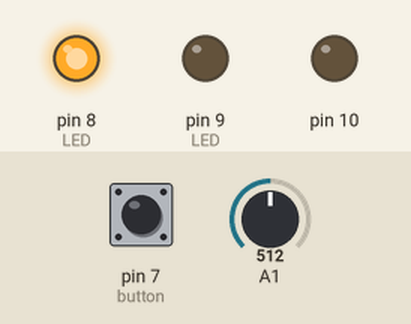
Recording of a sketch running on a simulated Arduino Uno, built with avr-gcc and run on an emulated ATmega328P. Shown: output pins drawn as LEDs (lit = HIGH). The inputs (shaded band) are chosen by the test bench; at power-on: A1 = 512, pin 7 (button) HIGH.

Above: at 0.8 s.
0.9 s: A1 set to 208
2.4 s: A1 set to 188
At 3.2 s:
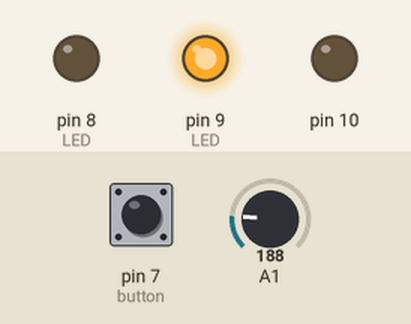
3.9 s: pin 7 (button) pulled LOW for 0.15 s
At 3.97 s:
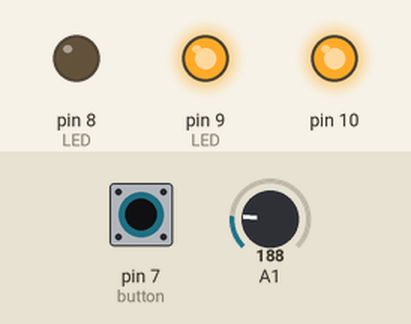
5.5 s: A1 set to 0
At 6.7 s:
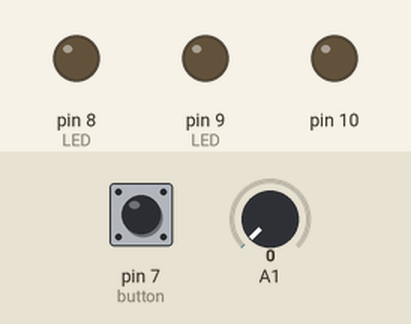
7.0 s: pin 7 (button) pulled LOW for 1 s
At 7.8 s:
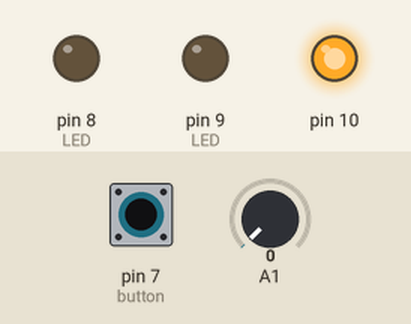
9.5 s: pin 7 (button) pulled LOW for 3.2 s
At 13.4 s:
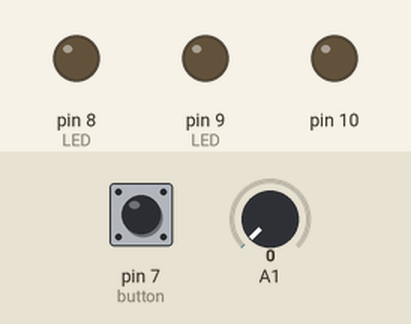
Timing chart, 0 to 14.9 s (numbered marks = the images above; inputs shaded):
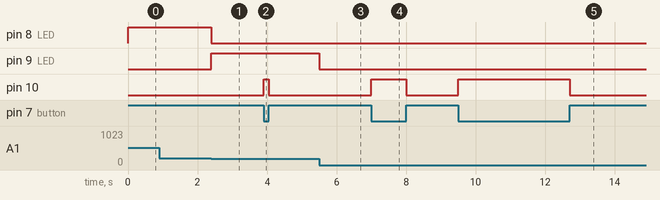

Measured:
- the behaviour switches between 200 and 199 on A1 (found by bisection; images 0 and 1)
- after the input at 0.9 s, every drawn part: stays the same
- after the input at 2.4 s, pin 8 (LED): HIGH → LOW at once; pin 9 (LED): LOW → HIGH at once
- after the input at 3.9 s, pin 10: LOW → HIGH at once, → LOW 0.15 s later
- after the input at 5.5 s, pin 9 (LED): HIGH → LOW at once
- after the input at 7.0 s, pin 10: LOW → HIGH at once, → LOW 1.0 s later
- after the input at 9.5 s, pin 10: LOW → HIGH at once, → LOW 3.2 s later

The sketch:

UARTprojfinal.ino
```cpp
#include <avr/io.h> // Importing libraries
#include <util/delay.h>
#include "adc.h"

void init();

int main(void){
  init();     //  Calling void init function

  while (1)  //   loop
  {
      int pushb = PIND & (1 << 7) ;   // Initializing push button to assigned pin

     if(pushb)       // Push button if statement
     {
       PORTB = PORTB & ~(1 << 2);
     }
     else
     {
       PORTB = PORTB | (1 << 2);
     }


    unsigned short a = Adc_ReadChannel(1);   // Potentiometer values in a

    if( a == 0)     // Potentiometer if statement
    {

      PORTB = PORTB & ~(1 << 0);    // LED OFF
      PORTB = PORTB & ~(1 << 1);    //LED OFF
    }
    else if (a < 200)  //
    {
      PORTB = PORTB | (1 << 1);    // LED ON
      PORTB = PORTB & ~(1 << 0);  // LED OFF
    }

    else
    {
       PORTB = PORTB | (1 << 0);    // LED OFF
      PORTB = PORTB & ~(1 << 1);   // LED ON
    }

  }
return 0;
}

void init(){
  DDRC = 0x00;
  DDRB = DDRB | (1 << 0);
  DDRB = DDRB | (1 << 1);
  DDRB = DDRB | (1 << 2);
  DDRD = DDRD & !(1 << 7);
  PORTD = PORTD |(1 << 7);

  adc_Init(); //initialize ADC module with default settings
}
```

adc.h
```cpp
// Function prototypes defined in header file for DIO

void adc_Init(void);

unsigned short Adc_ReadChannel(unsigned char channel);
```

adc.ino
```cpp
#include "adc.h"

void adc_Init(void)
{
    // AREF = AVcc
    ADMUX = (1<<REFS0);

    // ADC Enable and prescaler of 128
    // 16000000/128 = 125000
    ADCSRA = (1<<ADEN)|(1<<ADPS2)|(1<<ADPS1)|(1<<ADPS0);
}

unsigned short Adc_ReadChannel(unsigned char ch)
{

  // select the corresponding channel 0~7
  // ANDing with ’7′ will always keep the value
  // of ‘ch’ between 0 and 7
  //ch &= (0b00000111);  // AND operation with 7
  ADMUX = (ADMUX & 0xF8)|ch; // clears the bottom 3 bits before ORing

  // start single convertion
  // write ’1′ to ADSC
  ADCSRA |= (1<<ADSC);

  // wait for conversion to complete
  // ADSC becomes ’0′ again
  // till then, run loop continuously
  while(ADCSRA & (1<<ADSC));

  return ADC;

}
```
